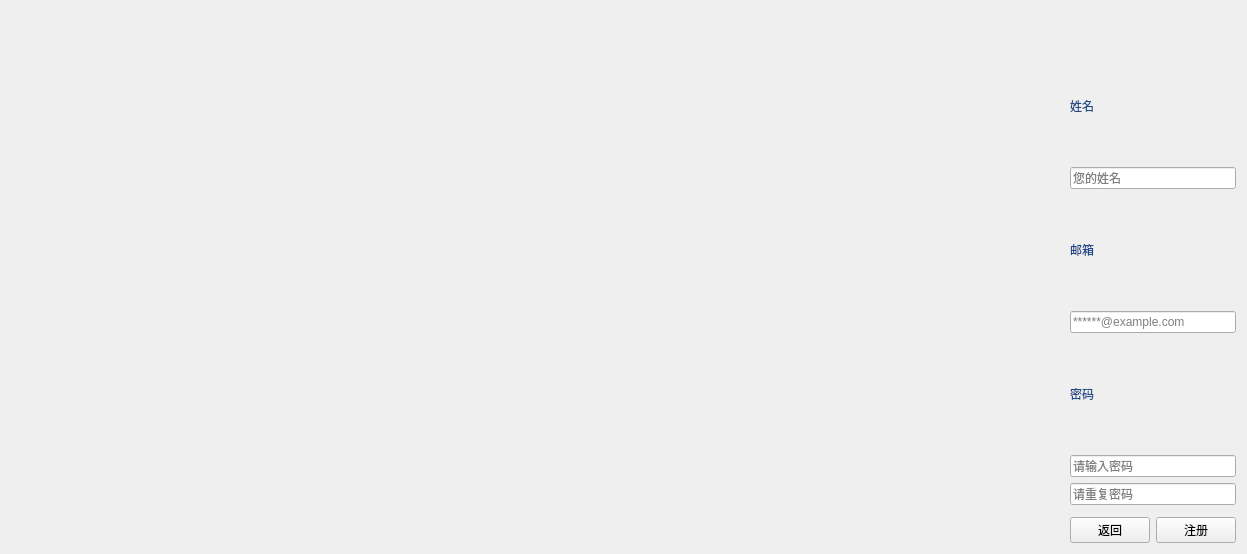
<?xml version="1.0" encoding="UTF-8"?>
<ui version="4.0">
 <class>reg</class>
 <widget class="QWidget" name="reg">
  <property name="geometry">
   <rect>
    <x>0</x>
    <y>0</y>
    <width>1247</width>
    <height>552</height>
   </rect>
  </property>
  <property name="windowTitle">
   <string>Form</string>
  </property>
  <layout class="QHBoxLayout" name="horizontalLayout_3">
   <item>
    <layout class="QHBoxLayout" name="horizontalLayout_2">
     <item>
      <spacer name="horizontalSpacer">
       <property name="orientation">
        <enum>Qt::Horizontal</enum>
       </property>
       <property name="sizeHint" stdset="0">
        <size>
         <width>40</width>
         <height>20</height>
        </size>
       </property>
      </spacer>
     </item>
     <item>
      <widget class="QLabel" name="side_pic">
       <property name="sizePolicy">
        <sizepolicy hsizetype="Fixed" vsizetype="Fixed">
         <horstretch>0</horstretch>
         <verstretch>0</verstretch>
        </sizepolicy>
       </property>
       <property name="minimumSize">
        <size>
         <width>1045</width>
         <height>532</height>
        </size>
       </property>
       <property name="maximumSize">
        <size>
         <width>1045</width>
         <height>532</height>
        </size>
       </property>
       <property name="text">
        <string/>
       </property>
       <property name="pixmap">
        <pixmap>../lib/login_back.png</pixmap>
       </property>
       <property name="scaledContents">
        <bool>true</bool>
       </property>
      </widget>
     </item>
     <item>
      <layout class="QVBoxLayout" name="verticalLayout">
       <item>
        <spacer name="verticalSpacer">
         <property name="orientation">
          <enum>Qt::Vertical</enum>
         </property>
         <property name="sizeType">
          <enum>QSizePolicy::Fixed</enum>
         </property>
         <property name="sizeHint" stdset="0">
          <size>
           <width>20</width>
           <height>40</height>
          </size>
         </property>
        </spacer>
       </item>
       <item>
        <widget class="QLabel" name="label">
         <property name="palette">
          <palette>
           <active>
            <colorrole role="WindowText">
             <brush brushstyle="SolidPattern">
              <color alpha="255">
               <red>32</red>
               <green>74</green>
               <blue>135</blue>
              </color>
             </brush>
            </colorrole>
            <colorrole role="Text">
             <brush brushstyle="SolidPattern">
              <color alpha="255">
               <red>52</red>
               <green>101</green>
               <blue>164</blue>
              </color>
             </brush>
            </colorrole>
            <colorrole role="ButtonText">
             <brush brushstyle="SolidPattern">
              <color alpha="255">
               <red>0</red>
               <green>0</green>
               <blue>0</blue>
              </color>
             </brush>
            </colorrole>
            <colorrole role="PlaceholderText">
             <brush brushstyle="SolidPattern">
              <color alpha="128">
               <red>52</red>
               <green>101</green>
               <blue>164</blue>
              </color>
             </brush>
            </colorrole>
           </active>
           <inactive>
            <colorrole role="WindowText">
             <brush brushstyle="SolidPattern">
              <color alpha="255">
               <red>32</red>
               <green>74</green>
               <blue>135</blue>
              </color>
             </brush>
            </colorrole>
            <colorrole role="Text">
             <brush brushstyle="SolidPattern">
              <color alpha="255">
               <red>52</red>
               <green>101</green>
               <blue>164</blue>
              </color>
             </brush>
            </colorrole>
            <colorrole role="ButtonText">
             <brush brushstyle="SolidPattern">
              <color alpha="255">
               <red>0</red>
               <green>0</green>
               <blue>0</blue>
              </color>
             </brush>
            </colorrole>
            <colorrole role="PlaceholderText">
             <brush brushstyle="SolidPattern">
              <color alpha="128">
               <red>52</red>
               <green>101</green>
               <blue>164</blue>
              </color>
             </brush>
            </colorrole>
           </inactive>
           <disabled>
            <colorrole role="WindowText">
             <brush brushstyle="SolidPattern">
              <color alpha="255">
               <red>190</red>
               <green>190</green>
               <blue>190</blue>
              </color>
             </brush>
            </colorrole>
            <colorrole role="Text">
             <brush brushstyle="SolidPattern">
              <color alpha="255">
               <red>190</red>
               <green>190</green>
               <blue>190</blue>
              </color>
             </brush>
            </colorrole>
            <colorrole role="ButtonText">
             <brush brushstyle="SolidPattern">
              <color alpha="255">
               <red>190</red>
               <green>190</green>
               <blue>190</blue>
              </color>
             </brush>
            </colorrole>
            <colorrole role="PlaceholderText">
             <brush brushstyle="SolidPattern">
              <color alpha="128">
               <red>0</red>
               <green>0</green>
               <blue>0</blue>
              </color>
             </brush>
            </colorrole>
           </disabled>
          </palette>
         </property>
         <property name="text">
          <string>姓名</string>
         </property>
        </widget>
       </item>
       <item>
        <widget class="LineEdit" name="name_in">
         <property name="placeholderText">
          <string>您的姓名</string>
         </property>
        </widget>
       </item>
       <item>
        <widget class="QLabel" name="label_5">
         <property name="palette">
          <palette>
           <active>
            <colorrole role="WindowText">
             <brush brushstyle="SolidPattern">
              <color alpha="255">
               <red>32</red>
               <green>74</green>
               <blue>135</blue>
              </color>
             </brush>
            </colorrole>
           </active>
           <inactive>
            <colorrole role="WindowText">
             <brush brushstyle="SolidPattern">
              <color alpha="255">
               <red>32</red>
               <green>74</green>
               <blue>135</blue>
              </color>
             </brush>
            </colorrole>
           </inactive>
           <disabled>
            <colorrole role="WindowText">
             <brush brushstyle="SolidPattern">
              <color alpha="255">
               <red>190</red>
               <green>190</green>
               <blue>190</blue>
              </color>
             </brush>
            </colorrole>
           </disabled>
          </palette>
         </property>
         <property name="text">
          <string>邮箱</string>
         </property>
        </widget>
       </item>
       <item>
        <widget class="LineEdit" name="mail_in">
         <property name="placeholderText">
          <string>******@example.com</string>
         </property>
         <property name="clearButtonEnabled">
          <bool>true</bool>
         </property>
        </widget>
       </item>
       <item>
        <widget class="QLabel" name="label_3">
         <property name="palette">
          <palette>
           <active>
            <colorrole role="WindowText">
             <brush brushstyle="SolidPattern">
              <color alpha="255">
               <red>32</red>
               <green>74</green>
               <blue>135</blue>
              </color>
             </brush>
            </colorrole>
           </active>
           <inactive>
            <colorrole role="WindowText">
             <brush brushstyle="SolidPattern">
              <color alpha="255">
               <red>32</red>
               <green>74</green>
               <blue>135</blue>
              </color>
             </brush>
            </colorrole>
           </inactive>
           <disabled>
            <colorrole role="WindowText">
             <brush brushstyle="SolidPattern">
              <color alpha="255">
               <red>190</red>
               <green>190</green>
               <blue>190</blue>
              </color>
             </brush>
            </colorrole>
           </disabled>
          </palette>
         </property>
         <property name="text">
          <string>密码</string>
         </property>
        </widget>
       </item>
       <item>
        <widget class="LineEdit" name="pwd_in">
         <property name="echoMode">
          <enum>QLineEdit::Password</enum>
         </property>
         <property name="placeholderText">
          <string>请输入密码</string>
         </property>
         <property name="clearButtonEnabled">
          <bool>true</bool>
         </property>
        </widget>
       </item>
       <item>
        <widget class="LineEdit" name="pwd_check">
         <property name="echoMode">
          <enum>QLineEdit::Password</enum>
         </property>
         <property name="placeholderText">
          <string>请重复密码</string>
         </property>
         <property name="clearButtonEnabled">
          <bool>true</bool>
         </property>
        </widget>
       </item>
       <item>
        <widget class="QDialogButtonBox" name="buttonBox">
         <property name="standardButtons">
          <set>QDialogButtonBox::NoButton</set>
         </property>
        </widget>
       </item>
       <item>
        <layout class="QHBoxLayout" name="horizontalLayout">
         <item>
          <widget class="PushButton" name="reg_cancel">
           <property name="palette">
            <palette>
             <active>
              <colorrole role="WindowText">
               <brush brushstyle="SolidPattern">
                <color alpha="255">
                 <red>0</red>
                 <green>0</green>
                 <blue>0</blue>
                </color>
               </brush>
              </colorrole>
              <colorrole role="Button">
               <brush brushstyle="SolidPattern">
                <color alpha="255">
                 <red>239</red>
                 <green>239</green>
                 <blue>239</blue>
                </color>
               </brush>
              </colorrole>
              <colorrole role="Light">
               <brush brushstyle="SolidPattern">
                <color alpha="255">
                 <red>255</red>
                 <green>255</green>
                 <blue>255</blue>
                </color>
               </brush>
              </colorrole>
              <colorrole role="Midlight">
               <brush brushstyle="SolidPattern">
                <color alpha="255">
                 <red>247</red>
                 <green>247</green>
                 <blue>247</blue>
                </color>
               </brush>
              </colorrole>
              <colorrole role="Dark">
               <brush brushstyle="SolidPattern">
                <color alpha="255">
                 <red>119</red>
                 <green>119</green>
                 <blue>119</blue>
                </color>
               </brush>
              </colorrole>
              <colorrole role="Mid">
               <brush brushstyle="SolidPattern">
                <color alpha="255">
                 <red>159</red>
                 <green>159</green>
                 <blue>159</blue>
                </color>
               </brush>
              </colorrole>
              <colorrole role="Text">
               <brush brushstyle="SolidPattern">
                <color alpha="255">
                 <red>0</red>
                 <green>0</green>
                 <blue>0</blue>
                </color>
               </brush>
              </colorrole>
              <colorrole role="BrightText">
               <brush brushstyle="SolidPattern">
                <color alpha="255">
                 <red>255</red>
                 <green>255</green>
                 <blue>255</blue>
                </color>
               </brush>
              </colorrole>
              <colorrole role="ButtonText">
               <brush brushstyle="SolidPattern">
                <color alpha="255">
                 <red>0</red>
                 <green>0</green>
                 <blue>0</blue>
                </color>
               </brush>
              </colorrole>
              <colorrole role="Base">
               <brush brushstyle="SolidPattern">
                <color alpha="255">
                 <red>255</red>
                 <green>255</green>
                 <blue>255</blue>
                </color>
               </brush>
              </colorrole>
              <colorrole role="Window">
               <brush brushstyle="SolidPattern">
                <color alpha="255">
                 <red>239</red>
                 <green>239</green>
                 <blue>239</blue>
                </color>
               </brush>
              </colorrole>
              <colorrole role="Shadow">
               <brush brushstyle="SolidPattern">
                <color alpha="255">
                 <red>0</red>
                 <green>0</green>
                 <blue>0</blue>
                </color>
               </brush>
              </colorrole>
              <colorrole role="AlternateBase">
               <brush brushstyle="SolidPattern">
                <color alpha="255">
                 <red>247</red>
                 <green>247</green>
                 <blue>247</blue>
                </color>
               </brush>
              </colorrole>
              <colorrole role="ToolTipBase">
               <brush brushstyle="SolidPattern">
                <color alpha="255">
                 <red>255</red>
                 <green>255</green>
                 <blue>220</blue>
                </color>
               </brush>
              </colorrole>
              <colorrole role="ToolTipText">
               <brush brushstyle="SolidPattern">
                <color alpha="255">
                 <red>0</red>
                 <green>0</green>
                 <blue>0</blue>
                </color>
               </brush>
              </colorrole>
              <colorrole role="PlaceholderText">
               <brush brushstyle="SolidPattern">
                <color alpha="128">
                 <red>0</red>
                 <green>0</green>
                 <blue>0</blue>
                </color>
               </brush>
              </colorrole>
             </active>
             <inactive>
              <colorrole role="WindowText">
               <brush brushstyle="SolidPattern">
                <color alpha="255">
                 <red>0</red>
                 <green>0</green>
                 <blue>0</blue>
                </color>
               </brush>
              </colorrole>
              <colorrole role="Button">
               <brush brushstyle="SolidPattern">
                <color alpha="255">
                 <red>239</red>
                 <green>239</green>
                 <blue>239</blue>
                </color>
               </brush>
              </colorrole>
              <colorrole role="Light">
               <brush brushstyle="SolidPattern">
                <color alpha="255">
                 <red>255</red>
                 <green>255</green>
                 <blue>255</blue>
                </color>
               </brush>
              </colorrole>
              <colorrole role="Midlight">
               <brush brushstyle="SolidPattern">
                <color alpha="255">
                 <red>247</red>
                 <green>247</green>
                 <blue>247</blue>
                </color>
               </brush>
              </colorrole>
              <colorrole role="Dark">
               <brush brushstyle="SolidPattern">
                <color alpha="255">
                 <red>119</red>
                 <green>119</green>
                 <blue>119</blue>
                </color>
               </brush>
              </colorrole>
              <colorrole role="Mid">
               <brush brushstyle="SolidPattern">
                <color alpha="255">
                 <red>159</red>
                 <green>159</green>
                 <blue>159</blue>
                </color>
               </brush>
              </colorrole>
              <colorrole role="Text">
               <brush brushstyle="SolidPattern">
                <color alpha="255">
                 <red>0</red>
                 <green>0</green>
                 <blue>0</blue>
                </color>
               </brush>
              </colorrole>
              <colorrole role="BrightText">
               <brush brushstyle="SolidPattern">
                <color alpha="255">
                 <red>255</red>
                 <green>255</green>
                 <blue>255</blue>
                </color>
               </brush>
              </colorrole>
              <colorrole role="ButtonText">
               <brush brushstyle="SolidPattern">
                <color alpha="255">
                 <red>0</red>
                 <green>0</green>
                 <blue>0</blue>
                </color>
               </brush>
              </colorrole>
              <colorrole role="Base">
               <brush brushstyle="SolidPattern">
                <color alpha="255">
                 <red>255</red>
                 <green>255</green>
                 <blue>255</blue>
                </color>
               </brush>
              </colorrole>
              <colorrole role="Window">
               <brush brushstyle="SolidPattern">
                <color alpha="255">
                 <red>239</red>
                 <green>239</green>
                 <blue>239</blue>
                </color>
               </brush>
              </colorrole>
              <colorrole role="Shadow">
               <brush brushstyle="SolidPattern">
                <color alpha="255">
                 <red>0</red>
                 <green>0</green>
                 <blue>0</blue>
                </color>
               </brush>
              </colorrole>
              <colorrole role="AlternateBase">
               <brush brushstyle="SolidPattern">
                <color alpha="255">
                 <red>247</red>
                 <green>247</green>
                 <blue>247</blue>
                </color>
               </brush>
              </colorrole>
              <colorrole role="ToolTipBase">
               <brush brushstyle="SolidPattern">
                <color alpha="255">
                 <red>255</red>
                 <green>255</green>
                 <blue>220</blue>
                </color>
               </brush>
              </colorrole>
              <colorrole role="ToolTipText">
               <brush brushstyle="SolidPattern">
                <color alpha="255">
                 <red>0</red>
                 <green>0</green>
                 <blue>0</blue>
                </color>
               </brush>
              </colorrole>
              <colorrole role="PlaceholderText">
               <brush brushstyle="SolidPattern">
                <color alpha="128">
                 <red>0</red>
                 <green>0</green>
                 <blue>0</blue>
                </color>
               </brush>
              </colorrole>
             </inactive>
             <disabled>
              <colorrole role="WindowText">
               <brush brushstyle="SolidPattern">
                <color alpha="255">
                 <red>119</red>
                 <green>119</green>
                 <blue>119</blue>
                </color>
               </brush>
              </colorrole>
              <colorrole role="Button">
               <brush brushstyle="SolidPattern">
                <color alpha="255">
                 <red>239</red>
                 <green>239</green>
                 <blue>239</blue>
                </color>
               </brush>
              </colorrole>
              <colorrole role="Light">
               <brush brushstyle="SolidPattern">
                <color alpha="255">
                 <red>255</red>
                 <green>255</green>
                 <blue>255</blue>
                </color>
               </brush>
              </colorrole>
              <colorrole role="Midlight">
               <brush brushstyle="SolidPattern">
                <color alpha="255">
                 <red>247</red>
                 <green>247</green>
                 <blue>247</blue>
                </color>
               </brush>
              </colorrole>
              <colorrole role="Dark">
               <brush brushstyle="SolidPattern">
                <color alpha="255">
                 <red>119</red>
                 <green>119</green>
                 <blue>119</blue>
                </color>
               </brush>
              </colorrole>
              <colorrole role="Mid">
               <brush brushstyle="SolidPattern">
                <color alpha="255">
                 <red>159</red>
                 <green>159</green>
                 <blue>159</blue>
                </color>
               </brush>
              </colorrole>
              <colorrole role="Text">
               <brush brushstyle="SolidPattern">
                <color alpha="255">
                 <red>119</red>
                 <green>119</green>
                 <blue>119</blue>
                </color>
               </brush>
              </colorrole>
              <colorrole role="BrightText">
               <brush brushstyle="SolidPattern">
                <color alpha="255">
                 <red>255</red>
                 <green>255</green>
                 <blue>255</blue>
                </color>
               </brush>
              </colorrole>
              <colorrole role="ButtonText">
               <brush brushstyle="SolidPattern">
                <color alpha="255">
                 <red>119</red>
                 <green>119</green>
                 <blue>119</blue>
                </color>
               </brush>
              </colorrole>
              <colorrole role="Base">
               <brush brushstyle="SolidPattern">
                <color alpha="255">
                 <red>239</red>
                 <green>239</green>
                 <blue>239</blue>
                </color>
               </brush>
              </colorrole>
              <colorrole role="Window">
               <brush brushstyle="SolidPattern">
                <color alpha="255">
                 <red>239</red>
                 <green>239</green>
                 <blue>239</blue>
                </color>
               </brush>
              </colorrole>
              <colorrole role="Shadow">
               <brush brushstyle="SolidPattern">
                <color alpha="255">
                 <red>0</red>
                 <green>0</green>
                 <blue>0</blue>
                </color>
               </brush>
              </colorrole>
              <colorrole role="AlternateBase">
               <brush brushstyle="SolidPattern">
                <color alpha="255">
                 <red>239</red>
                 <green>239</green>
                 <blue>239</blue>
                </color>
               </brush>
              </colorrole>
              <colorrole role="ToolTipBase">
               <brush brushstyle="SolidPattern">
                <color alpha="255">
                 <red>255</red>
                 <green>255</green>
                 <blue>220</blue>
                </color>
               </brush>
              </colorrole>
              <colorrole role="ToolTipText">
               <brush brushstyle="SolidPattern">
                <color alpha="255">
                 <red>0</red>
                 <green>0</green>
                 <blue>0</blue>
                </color>
               </brush>
              </colorrole>
              <colorrole role="PlaceholderText">
               <brush brushstyle="SolidPattern">
                <color alpha="128">
                 <red>0</red>
                 <green>0</green>
                 <blue>0</blue>
                </color>
               </brush>
              </colorrole>
             </disabled>
            </palette>
           </property>
           <property name="cursor">
            <cursorShape>PointingHandCursor</cursorShape>
           </property>
           <property name="text">
            <string>返回</string>
           </property>
          </widget>
         </item>
         <item>
          <widget class="PushButton" name="reg_confirm">
           <property name="palette">
            <palette>
             <active>
              <colorrole role="WindowText">
               <brush brushstyle="SolidPattern">
                <color alpha="255">
                 <red>0</red>
                 <green>0</green>
                 <blue>0</blue>
                </color>
               </brush>
              </colorrole>
              <colorrole role="Text">
               <brush brushstyle="SolidPattern">
                <color alpha="255">
                 <red>0</red>
                 <green>0</green>
                 <blue>0</blue>
                </color>
               </brush>
              </colorrole>
              <colorrole role="PlaceholderText">
               <brush brushstyle="SolidPattern">
                <color alpha="128">
                 <red>0</red>
                 <green>0</green>
                 <blue>0</blue>
                </color>
               </brush>
              </colorrole>
             </active>
             <inactive>
              <colorrole role="WindowText">
               <brush brushstyle="SolidPattern">
                <color alpha="255">
                 <red>0</red>
                 <green>0</green>
                 <blue>0</blue>
                </color>
               </brush>
              </colorrole>
              <colorrole role="Text">
               <brush brushstyle="SolidPattern">
                <color alpha="255">
                 <red>0</red>
                 <green>0</green>
                 <blue>0</blue>
                </color>
               </brush>
              </colorrole>
              <colorrole role="PlaceholderText">
               <brush brushstyle="SolidPattern">
                <color alpha="128">
                 <red>0</red>
                 <green>0</green>
                 <blue>0</blue>
                </color>
               </brush>
              </colorrole>
             </inactive>
             <disabled>
              <colorrole role="WindowText">
               <brush brushstyle="SolidPattern">
                <color alpha="255">
                 <red>190</red>
                 <green>190</green>
                 <blue>190</blue>
                </color>
               </brush>
              </colorrole>
              <colorrole role="Text">
               <brush brushstyle="SolidPattern">
                <color alpha="255">
                 <red>190</red>
                 <green>190</green>
                 <blue>190</blue>
                </color>
               </brush>
              </colorrole>
              <colorrole role="PlaceholderText">
               <brush brushstyle="SolidPattern">
                <color alpha="128">
                 <red>0</red>
                 <green>0</green>
                 <blue>0</blue>
                </color>
               </brush>
              </colorrole>
             </disabled>
            </palette>
           </property>
           <property name="cursor">
            <cursorShape>PointingHandCursor</cursorShape>
           </property>
           <property name="text">
            <string>注册</string>
           </property>
          </widget>
         </item>
        </layout>
       </item>
      </layout>
     </item>
    </layout>
   </item>
  </layout>
 </widget>
 <customwidgets>
  <customwidget>
   <class>PushButton</class>
   <extends>QPushButton</extends>
   <header>qfluentwidgets</header>
  </customwidget>
  <customwidget>
   <class>LineEdit</class>
   <extends>QLineEdit</extends>
   <header>qfluentwidgets</header>
  </customwidget>
 </customwidgets>
 <resources/>
 <connections/>
</ui>
